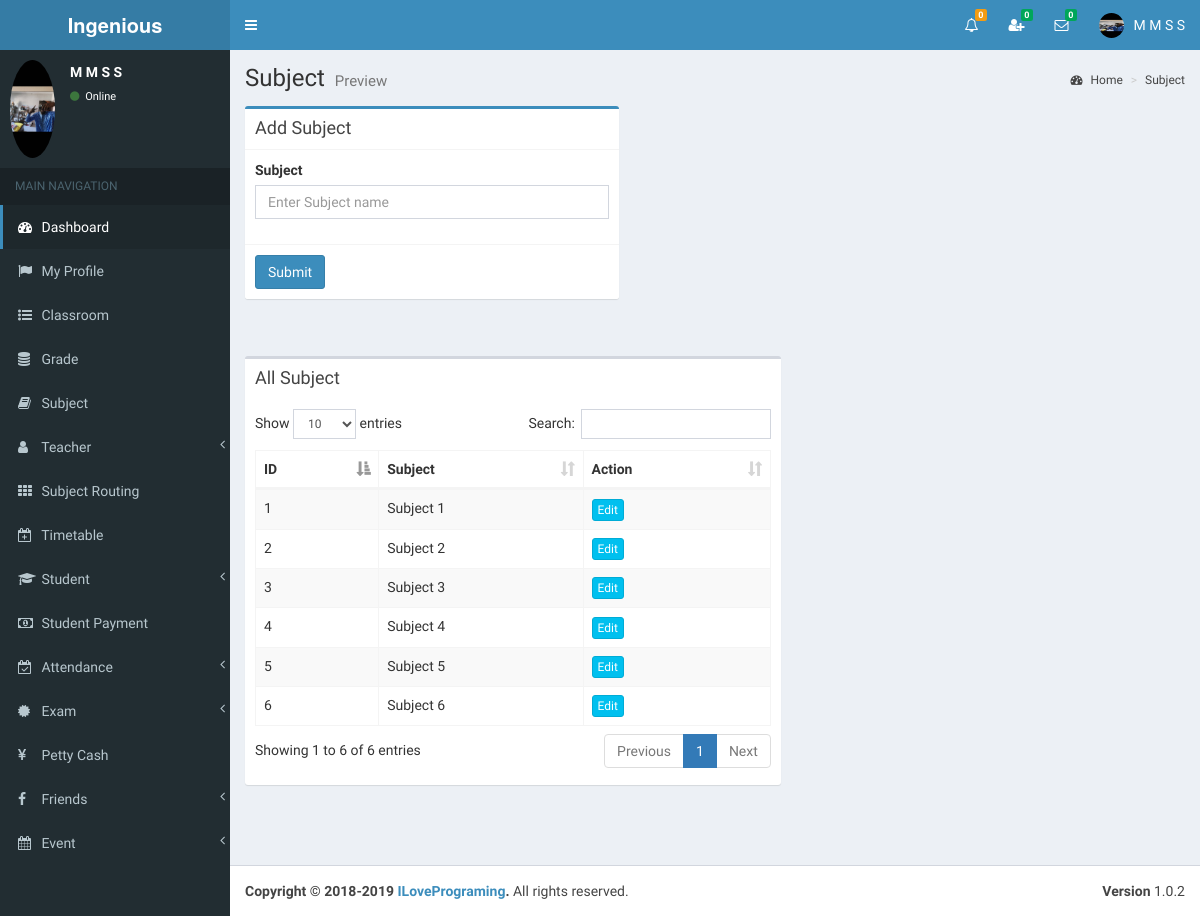
Screenshot of /std1/view/subject.php (signed in) with the database file from the repository.
### tables this page shows
CREATE TABLE IF NOT EXISTS `subject` (
  `id` int NOT NULL AUTO_INCREMENT,
  `name` varchar(255) NOT NULL,
  PRIMARY KEY (`id`)
);

### std1/view/subject.php (the view, shortened to what this page needs)
<?php include_once('head.php'); ?>
<?php include_once('header_admin.php'); ?>
<?php include_once('sidebar.php'); ?>
<div class="content-wrapper">
	<section class="content-header">
		<h1>
            Subject
        	<small>Preview</small>
        </h1>
        <ol class="breadcrumb">
        	<li><a href="#"><i class="fa fa-dashboard"></i> Home</a></li>
            <li><a href="#">Subject</a></li>
        </ol>
	</section>
    <section class="content">
    	<div class="row">
            <div class="col-md-5">
              	<div class="box box-primary">
                	<div class="box-header with-border">
                  		<h3 class="box-title">Add Subject</h3>
                	</div>
                	<form role="form" action="../index.php" method="post">
                  		<div class="box-body">
                    		<div class="form-group" id="divSubject">
                      			<label for="">Subject</label>
                      			<input type="text" class="form-control" id="name" placeholder="Enter Subject name" name="name" autocomplete="off">
                    		</div>
                  		</div>
                  		<div class="box-footer">
							<button type="submit" class="btn btn-primary">Submit</button>
						</div>
					</form>
				</div>
			</div>
		</div>
	</section>
	<section class="content" >
		<div class="row" id="table1">
			<div class="col-md-7">
				<div class="box">
                	<div class="box-header">
						<h3 class="box-title">All Subject</h3>
                	</div>
                	<div class="box-body table-responsive">
                		<table id="example1" class="table table-bordered table-striped">
                    		<thead>
                        		<th>ID</th>
                            	<th>Subject</th>
                            	<th>Action</th>
                        	</thead>
                        	<tbody>
<?php
include_once('../controller/config.php');
$sql="SELECT * FROM subject";
$result=mysqli_query($conn,$sql);
$count = 0;
$cant_remove1=0;
$cant_remove2=0;
$cant_remove3=0;
$cant_remove4=0;
$cant_remove5=0;
$cant_remove6=0;
if(mysqli_num_rows($result) > 0) {
	while($row=mysqli_fetch_assoc($result)){
		$count++;
		$id=$row['id'];
?>
								<tr>
									<td><?php echo $count; ?></td>
               <td id="td1_<?php echo $row['id']; ?>"><?php echo $row['name']; ?></td>
                                	<td>
<?php
$sql1="SELECT * FROM exam_timetable WHERE subject_id='$id'";
$result1=mysqli_query($conn,$sql1);
if(mysqli_num_rows($result1) > 0){
	$cant_remove1=1;
}else{
	$cant_remove1=0;
}
$sql2="SELECT * FROM student_exam WHERE subject_id='$id'";
$result2=mysqli_query($conn,$sql2);
if(mysqli_num_rows($result2) > 0){
	$cant_remove2=1;
}else{
	$cant_remove2=0;
}
$sql3="SELECT * FROM student_payment_history WHERE subject_id='$id'";
$result3=mysqli_query($conn,$sql3);
if(mysqli_num_rows($result3) > 0){
	$cant_remove3=1;
}else{
	$cant_remove3=0;
}
$sql4="SELECT * FROM subject_routing WHERE subject_id='$id'";
$result4=mysqli_query($conn,$sql4);
if(mysqli_num_rows($result4) > 0){
	$cant_remove4=1;
}else{
	$cant_remove4=0;
}
$sql5="SELECT * FROM teacher_salary_history WHERE subject_id='$id'";
$result5=mysqli_query($conn,$sql5);
if(mysqli_num_rows($result5) > 0){
	$cant_remove5=1;
}else{
	$cant_remove5=0;
}
$sql6="SELECT * FROM timetable WHERE subject_id='$id'";
$result6=mysqli_query($conn,$sql6);
if(mysqli_num_rows($result6) > 0){
	$cant_remove6=1;
}else{
	$cant_remove6=0;
}
if($cant_remove1 > 0 || $cant_remove2 > 0 || $cant_remove3 > 0 || $cant_remove4 > 0 || $cant_remove5 > 0 || $cant_remove6 > 0 ){
	echo '<a href="#modalUpdateform" onClick="showModal(this)" class="btn btn-info btn-xs" data-id="'.$id.'" data-toggle="modal">Edit</a>';
}else{
	echo '<a href="#modalUpdateform" onClick="showModal(this)" class="btn btn-info btn-xs" data-id="'.$id.'" data-toggle="modal">Edit</a>';
	echo ' <a href="#" class="confirm-delete btn btn-danger btn-xs"  data-id="'.$id.'">Delete</a>';
}
?>
                            		</td>
                            	</tr>
<?php } } ?>
							</tbody>
						</table>
					</div>
				</div>
			</div>
    	</div>
	</section>
</div>
<?php include_once('footer.php');?>

### std1/view/header_admin.php (shortened to what this page needs)
<body class="hold-transition skin-blue sidebar-mini" >
<div class="wrapper">
  <header class="main-header" >
    <a href="" class="logo">
      <span class="logo-lg"><strong>Ingenious </strong></span>
    </a>
    <nav class="navbar navbar-static-top">
		<a href="#" class="sidebar-toggle" data-toggle="offcanvas" role="button">
       	</a>
		<div class="navbar-custom-menu">
			<ul class="nav navbar-nav">
              <li class="dropdown notifications-menu">
                <a href="#" class="dropdown-toggle" data-toggle="dropdown">
                  <i class="fa fa-bell-o"></i>
<?php
include_once('../controller/config.php');
$my_type=$_SESSION["type"];
if($my_type == 'Admin'){
	$sql1="SELECT COUNT(id) FROM main_notifications WHERE _isread='0'";
	$result1=mysqli_query($conn,$sql1);
	$row1=mysqli_fetch_assoc($result1);
	$notfi_count=$row1['COUNT(id)'];
?>
                  <span class="label label-warning"><?php echo $notfi_count; ?></span>
                </a>
              </li>
<?php }  ?>
<?php
include_once('../controller/config.php');
$my_index=$_SESSION["index_number"];
$my_type=$_SESSION["type"];
$sql="SELECT count(id)
      FROM my_friends
      WHERE my_index='$my_index' AND _status='Pending' AND _isread='0'";
$result=mysqli_query($conn,$sql);
$row=mysqli_fetch_assoc($result);
$unread_count=$row['count(id)'];
?>
              <li class="dropdown messages-menu"  id="friend_request">
              	<a href="#" class="dropdown-toggle" data-toggle="dropdown" onClick="showFriendRequest('<?php echo $my_index; ?>','<?php echo $my_type; ?>')">
                  <i class="fa fa-user-plus"></i>
                  <span class="label label-success"><?php echo $unread_count; ?></span>
                </a>
              </li>
<?php
include_once('../controller/config.php');
$my_index=$_SESSION["index_number"];
$unread_msg_count=0;
$sql="SELECT * FROM my_friends WHERE my_index='$my_index'";
$result=mysqli_query($conn,$sql);
while($row=mysqli_fetch_assoc($result)){
	$friend_index=$row['friend_index'];
	$sql1="SELECT count(id)
		  FROM online_chat
		  WHERE user_index='$friend_index' AND _isread='0'";
	$result1=mysqli_query($conn,$sql1);
	$row1=mysqli_fetch_assoc($result1);
	$unread_msg_count+=$row1['count(id)'];
}
?>
              <li class="dropdown messages-menu" id="unread_msg">
                <a href="#" class="dropdown-toggle" data-toggle="dropdown" >
                  <i class="fa fa-envelope-o"></i>
                  <span class="label label-success"><?php echo $unread_msg_count; ?></span>
                </a>
<?php
include_once('../controller/config.php');
$index=$_SESSION["index_number"];
$type=$_SESSION["type"];
$time='';
$file_path='';
	$sql="SELECT
           DISTINCT conversation_id,friend_index
           FROM
              my_friends
           WHERE
              	my_index='$index'
           ORDER BY
              conversation_id";
	$result=mysqli_query($conn,$sql);
	while($row=mysqli_fetch_assoc($result)){
		$conversation_id=$row['conversation_id'];
		$friend_index=$row['friend_index'];
		$sql3="SELECT * FROM my_friends WHERE conversation_id='$conversation_id' and friend_index='$friend_index'";
		$result3=mysqli_query($conn,$sql3);
		$row3=mysqli_fetch_assoc($result3);
		$friend_type=$row3['friend_type'];
		if($friend_type == "Admin"){
			$sql1="SELECT * FROM admin WHERE index_number='$friend_index'";
			$result1=mysqli_query($conn,$sql1);
			$row1=mysqli_fetch_assoc($result1);
			$friend_name=$row1['i_name'];
			$friend_image=$row1['image_name'];
		}
		if($friend_type == "Teacher"){
			$sql1="SELECT * FROM teacher WHERE index_number='$friend_index'";
			$result1=mysqli_query($conn,$sql1);
			$row1=mysqli_fetch_assoc($result1);
			$friend_name=$row1['i_name'];
			$friend_image=$row1['image_name'];
		}
		if($friend_type == "Student"){
			$sql1="SELECT * FROM student WHERE index_number='$friend_index'";
			$result1=mysqli_query($conn,$sql1);
			$row1=mysqli_fetch_assoc($result1);
			$friend_name=$row1['i_name'];
			$friend_image=$row1['image_name'];
		}
		$sql2="SELECT * FROM online_chat WHERE conversation_id='$conversation_id' ORDER BY id DESC LIMIT 1";
		$result2=mysqli_query($conn,$sql2);
		while($row2=mysqli_fetch_assoc($result2)){
			$last_msg=$row2['msg'];
			$msg_time=$row2['time'];
			$datetime1 = new DateTime($msg_time);
			$datetime2 = new DateTime();
			$interval = $datetime1->diff($datetime2);
			$year = $interval->format('%y y ');
			$month = $interval->format('%m m ');
			$days = $interval->format('%a d');
			$hours = $interval->format('%h h');
			$minutes = $interval->format('%i mins');
			$seconds = $interval->format('%s sec');
			if($year>0){
				$time=$year;
			}else if($month>0){
				$time=$month;
			}else if($days>0){
				$time=$days;
			}else if($hours>0){
				$time=$hours;
			}else if($minutes>0){
				$time=$minutes;
			}else{
				$time=$seconds;
			}
			if($type=="Admin"){
				$file_path="my_friends.php?do=showChatBox&my_index=$index&conversation_id=$conversation_id&friend_index=$friend_index&my_type=$type";
			}
			if($type=="Teacher"){
				$file_path="my_friends2.php?do=showChatBox&my_index=$index&conversation_id=$conversation_id&friend_index=$friend_index&my_type=$type";
			}
			if($type=="Student"){
				$file_path="my_friends1.php?do=showChatBox&my_index=$index&conversation_id=$conversation_id&friend_index=$friend_index&my_type=$type";
			}
?>
                      <li>
                        <a href="<?php echo $file_path; ?>" onClick="msgRead('<?php echo $index; ?>','<?php echo $conversation_id; ?>','<?php echo $friend_index; ?>','<?php echo $type; ?>')">
                          <div class="pull-left">
                            <img src="../<?php echo $friend_image; ?>" class="img-circle" alt="User Image">
                          </div>
                          <h4>
                            <?php echo $friend_name; ?>
                            <small><i class="fa fa-clock-o"></i> <?php echo $time; ?></small>
                          </h4>
                          <p><?php echo $last_msg; ?></p>
                        </a>
                      </li>
 <?php } } ?>
              </li>
<?php
include_once('../controller/config.php');
if($type=="Admin"){
	$sql="SELECT * FROM admin where index_number='$index'";
	$result=mysqli_query($conn,$sql);
	$row=mysqli_fetch_assoc($result);
}
?>
            	<li class="dropdown user user-menu">
                    <a href="#" class="dropdown-toggle" data-toggle="dropdown">
                      <img src="../<?php echo $row['image_name']; ?>" class="user-image" alt="User Image">
                      <span class="hidden-xs"><?php echo $row['i_name']; ?></span>
                    </a>
              </li>
            </ul>
        </div>
	</nav>
  </header>

### std1/view/sidebar.php (shortened to what this page needs)
  <aside class="main-sidebar">
    <section class="sidebar">
<?php
include_once('../controller/config.php');
$index=$_SESSION["index_number"];
$sql="SELECT * FROM admin WHERE index_number='$index'";
$result=mysqli_query($conn,$sql);
$row=mysqli_fetch_assoc($result);
$name=$row['i_name'];
$image=$row['image_name'];
?>
      <div class="user-panel">
      	<div class="pull-left image">
        	<img src="../<?php echo $image; ?>" class="img-circle" alt="User Image">
        </div>
        <div class="pull-left info">
        	<p><?php echo $name; ?></p>
            <a href="#"><i class="fa fa-circle text-success"></i> Online</a>
        </div>
      </div>
      <ul class="sidebar-menu">
        <li class="header">MAIN NAVIGATION</li>
        <li class="active treeview">
          <a href="dashboard.php">
            <i class="fa fa-dashboard"></i> <span>Dashboard</span>
          </a>
        </li>
         <li>
          <a href="admin_profile.php">
            <i class="fa fa-flag"></i> <span>My Profile</span>
          </a>
        </li>
        <li>
          <a href="class_room.php">
            <i class="fa fa-list-ul"></i> <span>Classroom</span>
          </a>
        </li>
        <li>
          <a href="grade.php">
            <i class="fa fa-database"></i> <span>Grade</span>
          </a>
        </li>
        <li>
          <a href="subject.php">
            <i class="fa fa-book"></i> <span>Subject</span>
          </a>
        </li>
        <li class="treeview">
          <a href="#">
            <i class="fa fa-user" aria-hidden="true"></i>
            <span>Teacher</span>
            <span class="pull-right-container">
              <i class="fa fa-angle-left pull-right"></i>
            </span>
          </a>
        </li>
        <li>
          <a href="subject_routing.php">
            <i class="fa fa-th"></i> <span>Subject Routing</span>
          </a>
        </li>
        <li>
          <a href="timetable.php">
            <i class="fa fa-calendar-plus-o"></i> <span>Timetable</span>
          </a>
        </li>
        <li class="treeview">
          <a href="#">
            <i class="fa fa-graduation-cap"></i>
            <span>Student</span>
            <span class="pull-right-container">
              <i class="fa fa-angle-left pull-right"></i>
            </span>
          </a>
        </li>
        <li>
          <a href="student_payment.php">
            <i class="fa fa-money"></i> <span>Student Payment</span>
          </a>
        </li>
         <li class="treeview">
          <a href="#">
            <i class="fa fa-calendar-check-o"></i>
            <span>Attendance</span>
            <span class="pull-right-container">
              <i class="fa fa-angle-left pull-right"></i>
            </span>
          </a>
        </li>
        <li class="treeview">
          <a href="#">
            <i class="fa fa-certificate"></i>
            <span>Exam</span>
            <span class="pull-right-container">
              <i class="fa fa-angle-left pull-right"></i>
            </span>
          </a>
        </li>
        <li>
          <a href="petty_cash.php">
            <i class="fa fa-yen"></i> <span>Petty Cash</span>
          </a>
        </li>
        <li class="treeview">
          <a href="#">
            <i class="fa fa-facebook"></i>
            <span>Friends</span>
            <span class="pull-right-container">
              <i class="fa fa-angle-left pull-right"></i>
            </span>
          </a>
        </li>
        <li class="treeview">
          <a href="#">
            <i class="fa fa-calendar"></i>
            <span>Event</span>
            <span class="pull-right-container">
              <i class="fa fa-angle-left pull-right"></i>
            </span>
          </a>
        </li>
      </ul>
    </section>
  </aside>

### std1/view/subject.php (style rules this page uses)
body { overflow-y:scroll; }

### rows the page displays
subject: name "Subject 1"
subject: name "Subject 2"
subject: name "Subject 3"
subject: name "Subject 4"
subject: name "Subject 5"
subject: name "Subject 6"

### other values shown
$notfi_count "0"
$unread_count "0"
$unread_msg_count "0"
$row['i_name'] "M M S S"
$name "M M S S"
